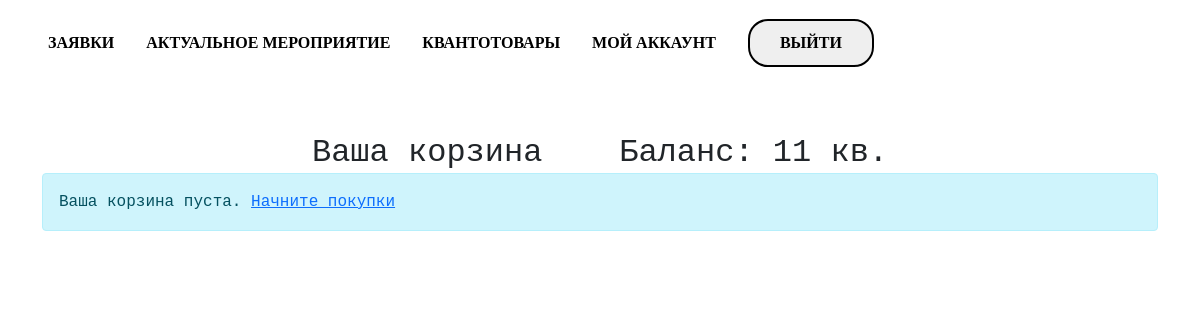
Before: /accounts/cart/ (signed in) with the older database file.
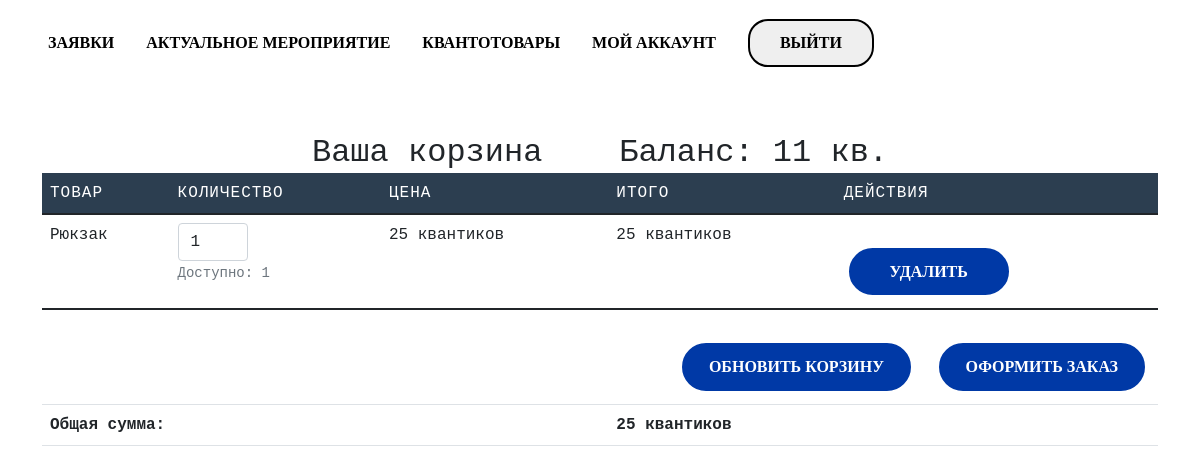
After: the same page with the newer database file.
### shop/models.py (models this page shows, shortened)
class CartItem(models.Model):
    cart = models.ForeignKey(
        Cart,
        on_delete=models.CASCADE,
        related_name='items'
    )
    product = models.ForeignKey(
        Product,
        on_delete=models.CASCADE
    )
    quantity = models.PositiveIntegerField(default=1)
    @property
    def total_price(self):
        return self.product.price * self.quantity

class Product(models.Model):
    name = models.CharField(max_length=100, verbose_name="Название товара")
    description = models.TextField(verbose_name="Описание товара")
    price = models.IntegerField(verbose_name="Цена")
    quantity = models.PositiveIntegerField(verbose_name="Количество")
    image = models.ImageField(upload_to='products/', verbose_name="Изображение", null=True, blank=True)
    created_at = models.DateTimeField(auto_now_add=True, verbose_name="Дата создания")
    updated_at = models.DateTimeField(auto_now=True, verbose_name="Дата обновления")
    class Meta:
        verbose_name = "Товар"
        verbose_name_plural = "Товары"

class Cart(models.Model):
    user = models.OneToOneField(
        settings.AUTH_USER_MODEL,
        on_delete=models.CASCADE,
        related_name='cart'
    )
    created_at = models.DateTimeField(auto_now_add=True)
    updated_at = models.DateTimeField(auto_now=True)
    @property
    def total_price(self):
        return sum(item.total_price for item in self.items.all())

### shop/decorators.py (the view)
    def wrapper(request, *args, **kwargs):
        if not request.user.is_authenticated:
            return redirect('login')
        if not hasattr(request.user, 'userprofile') or not request.user.userprofile.is_approved:
            raise PermissionDenied
        return view_func(request, *args, **kwargs)

### shop/views.py (called while the page is built)
@approved_user
def view_cart(request):
    cart, created = Cart.objects.get_or_create(user=request.user)
    balance = request.user.userprofile.quantics
    return render(request, 'cart/cart.html', {'cart': cart, 'balance': balance, 'title': 'Корзина'})

### templates/cart/cart.html (shortened to what this page needs)
{% extends 'base.html' %}
{% load static %}
{% block content %}
<div class="container mt-5">
    <h2 class="text-center">Ваша корзина    Баланс: {{ balance }} кв.</h2>
    {% if cart.items.all %}
    <form method="post" action="{% url 'update_cart' %}">
        <table class="table">
            <thead>
                <tr>
                    <th>Товар</th>
                    <th>Количество</th>
                    <th>Цена</th>
                    <th>Итого</th>
                    <th>Действия</th>
                </tr>
            </thead>
            <tbody>
                {% for item in cart.items.all %}
                <tr>
                    <td>{{ item.product.name }}</td>
                    <td>
                        <input type="number" name="quantity_{{ item.id }}"
                               value="{{ item.quantity }}" min="1"
                               max="{{ item.product.quantity }}"
                               class="form-control" style="width: 70px;">
                        <small class="text-muted">Доступно: {{ item.product.quantity }}</small>
                    </td>
                    <td>{{ item.product.price }} квантиков</td>
                    <td>{{ item.total_price }} квантиков</td>
                    <td>
                        <a href="{% url 'remove_from_cart' item.id %}" class="btn btn-sm btn-outline-danger">Удалить</a>
                    </td>
                </tr>
                {% endfor %}
            </tbody>
            <tfoot>
                <tr>
                    <td colspan="5" class="text-end">
                        <button type="submit" class="btn btn-outline-primary me-2">Обновить корзину</button>
                        <a href="{% url 'checkout' %}" class="btn btn-primary">Оформить заказ</a>
                    </td>
                </tr>
                <tr>
                    <th colspan="3">Общая сумма:</th>
                    <th colspan="2">{{ cart.total_price }} квантиков</th>
                </tr>
            </tfoot>
        </table>
    </form>
    {% else %}
    <div class="alert alert-info">
        Ваша корзина пуста. <a href="{% url 'home' %}">Начните покупки</a>
    </div>
    {% endif %}
</div>
{% endblock %}

### templates/base.html (shortened to what this page needs)
<!DOCTYPE html>
<html lang="ru">
<head>
    {% load static %}
    <link href="https://db.onlinewebfonts.com/c/7d1593405416761e6e1a8ddbbf5a5344?family=BankGothic+RUSS+Medium" rel="stylesheet">
    <link href="https://cdn.jsdelivr.net/npm/bootstrap@5.1.3/dist/css/bootstrap.min.css" rel="stylesheet">
    <link rel = "stylesheet" type="text/css" href="{% static 'main/css/style3.css' %}">
</head>
<body>
<header class="header">
    <div class="conteiner">
        <div class="header__inner">
            <nav class="nav">
                <a href="#works" class="nav_link">Заявки</a>
                <a href="#about" class="nav_link">Актуальное мероприятие</a>
                <a href="#price" class="nav_link">КвантоТовары</a>
                {% if request.user.is_authenticated and request.user.userprofile.is_approved %}
                <div class="dropdown">
                    <a class="nav_link" type="button" id="adminDropdown" data-bs-toggle="dropdown" aria-expanded="false">Мой аккаунт</a>
                </div>
                {% endif %}
                {% if request.user.is_authenticated %}
                <form action="{% url 'logout' %}" method="post">
                    <button type="submit" class="nav_link nav_link--btn font">Выйти</button>
                </form>
                {% endif %}
            </nav>
        </div>
    </div>
</header>
{% block content %}{% endblock %}

### static/main/css/style3.css (style rules this page uses)
body { margin: 0 px; font-family: 'Courier New', Courier, monospace; font-size: 16 px; }
h1, h2, h3, h4, h5, h6 { margin: 0; }
*, *::before, *::after { box-sizing: border-box; }
.conteiner { width: 100%; max-width: 1200px; margin: 0 auto; padding-left: 1rem; padding-right: 1rem; }
.header__inner { display: flex; justify-content: space-between; align-items: center; }
.header { padding: 1.2rem 0; }
.nav { align-items: center; font-family: "BankGothic RUSS Medium"; font-weight: 400; font-style: normal; display: flex; height: 100%; }
.nav_link { margin-left: 2rem; position: relative; text-transform: uppercase; font-weight: 700; color: #000000; text-decoration: none; }
.nav_link:after { content: ""; width: 0; height: 2px; background-color: #000000; position: absolute; bottom: -5px; left: 0; z-index: 1; transition: width 0.2s linear; }
.nav_link--btn { padding: 10px 30px; border: 2px solid #000000; border-radius: 20px; transition: background-color 0.2s linear, color 0.2s linear; }
.btn { display: inline-block; vertical-align: top; padding: 15px 27px; min-width: 170px; margin-top: 20px; font-size: 16px; cursor: pointer; color: white; text-decoration: none; text-transform: uppercase; font-family: "BankGothic RUSS Medium"; font-weight: 600; font-style: normal; border: 5px solid white; border-radius: 30px; background-color: #0039A6; line-height: 1.1; transition: background-color 0.2s linear, color 0.2s linear, box-shadow 0.2s linear; }
.font { font-family: "BankGothic RUSS Medium"; }
.table { margin-bottom: 0; }
.table thead th { background-color: #2c3e50; color: white; font-weight: normal; text-transform: uppercase; letter-spacing: 1px; }

Changed rows visible on the page:
added CartItem: product.name "Рюкзак", quantity "1", product.quantity "1", product.price "25", total_price "25"
now on this page (row unchanged): Cart: total_price "25"
Other visible differences:
text no longer shown: "Ваша корзина пуста. Начните покупки"
text now shown: "ТОВАР КОЛИЧЕСТВО ЦЕНА ИТОГО ДЕЙСТВИЯ ОБНОВИТЬ КОРЗИНУ ОФОРМИТЬ ЗАКАЗ Общая сумма: квантиков"
